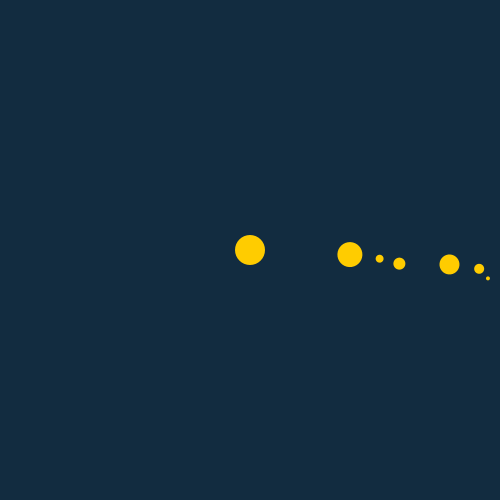
Frame 1 (no input)
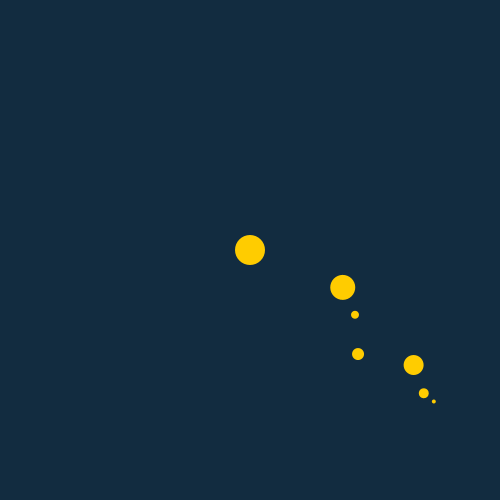
Frame 60 (the mouse pressed at the canvas centre just before this capture)
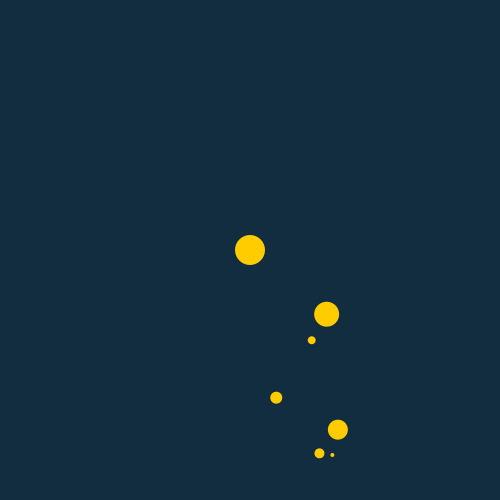
Frame 120 (the mouse held since frame 60 and released just before this capture)

The Processing sketch that drew these frames (run headless with seeded random() and noise(); from frame 60 on, the mouse is pressed at the canvas centre):

// Processing sketch: processing_60842
// ── processing_60842.pde

void setup() {
  size(500, 500);
  smooth();
}


void draw() { 
  background(18, 44, 64);
  noStroke();

  fill(255, 204, 0);
  translate(width/2, height/2); 
  ellipseMode(CENTER);
  ellipse(0, 0, 30, 30);


  //Ellipse_1+1a+1b
  pushMatrix();
  rotate(millis() * 0.0008 * TWO_PI / 10.0);   
  translate(200, 0);   
  fill(255, 204, 0);
  noStroke();
  ellipse(0, 0, 20, 20);
  
  pushMatrix();
  rotate(millis() * 0.0008 * TWO_PI / 10.0);  
  translate(30, 0);  
  fill(255, 204, 0);
  noStroke();
  ellipse(0, 0, 10, 10);
  
  pushMatrix();
  rotate(millis() * 0.006 * TWO_PI / 8.0);  
  translate(13, 0);  
  fill(255, 204, 0);
  noStroke();
  ellipse(0, 0, 4, 4);

  popMatrix();
  popMatrix();
  popMatrix();


  //Ellipse_2 
  pushMatrix();
  rotate(millis() * 0.001 * TWO_PI / 10.0);   
  translate(150, 0);   
  fill(255, 204, 0);
  noStroke();
  ellipse(0, 0, 12, 12);
  popMatrix();
  

  //Ellipse_3+3a
  pushMatrix();
  rotate(millis() * 0.0005 * TWO_PI / 10.0);   
  translate(100, 0);  
  fill(255, 204, 0);
  noStroke();
  ellipse(0, 0, 25, 25); 
  
  pushMatrix();
  rotate(millis() * 0.001 * TWO_PI / 10.0);   
  translate(30, 0);  
  fill(255, 204, 0);
  noStroke();
  ellipse(0, 0, 8, 8);

  popMatrix();
  popMatrix();
}
